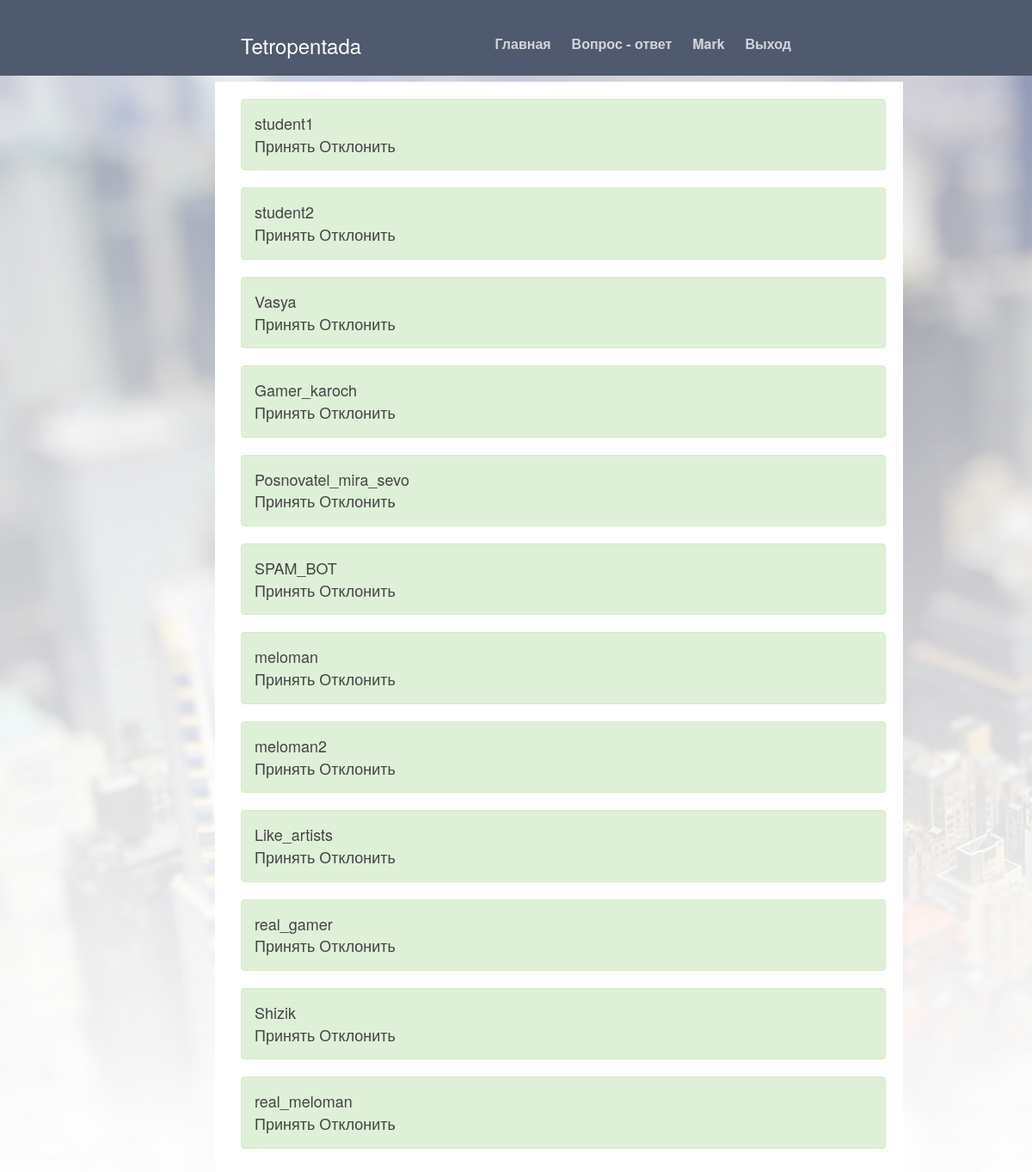
/requests (signed in), run on the app's committed database.
### tetropentada.py (models this page shows, shortened)
class User(db.Model):
    id = db.Column(db.Integer, primary_key=True)
    username = db.Column(db.String(80), unique=True)
    mail = db.Column(db.String(80), unique=True)
    password = db.Column(db.String(80))
    name = db.Column(db.String(80))
    surname = db.Column(db.String(80))
    avatar = db.Column(db.String(80))
    rating = db.Column(db.Integer)
    pos = db.Column(db.Integer)

### tetropentada.py (the view)
@app.route("/requests", methods=['POST', 'GET'])
def requests():
    users = User.query.filter_by(pos=1).all()
    return render_template('requests.html', title='Tetropentada', User=User,
                           users=users,
                           style=url_for('static', filename='cover.css'),
                           bootstrap=url_for('static',
                                             filename='bootstrap.min.css'),
                           icon=url_for('static', filename='images/icon.png'))

### templates/requests.html (shortened to what this page needs)
{% extends "base.html" %}
{% block nav %}
<li><a href="/main">Главная</a></li>
<li><a href="/index/0/none">Вопрос - ответ</a></li>
{% if session.get('username') %}
    <li><a href="/profile/{{ session['user_id'] }}">{{ session.get('username') }}</a></li>
    <li><a href="/sign_out">Выход</a></li>
{% else %}
    <li><a href="/registration">Регистрация</a></li>
    <li><a href="/sign_in">Вход</a></li>
{% endif %}
{% endblock %}
{% block cover_container %}
<div class="container">
	{% for user in users %}
        <div class="alert alert-success" role="alert">
            <a href="/profile/{{ user.id }}">{{ user.username }}</a><br>
            <a href="set_user_position/{{ user.id }}/2">Принять</a>
            <a href="set_user_position/{{ user.id }}/0">Отклонить</a>
        </div>
    {% endfor %}
</div>
{% endblock %}

### static/cover.css (style rules this page uses)
a, a:focus, a:hover { color: #fff; }
html, body { height: 100%; background-color: #333; background-image: url(images/bg.jpg); background-repeat: no-repeat; background-size: cover; background-attachment:fixed; }
body { color: #fff; text-align: center; }
.container { width: 800px; background-color: #fff; color: #444; text-align: left; padding: 20px 20px 20px 30px; }
.container a { color: #444; }
.masthead-nav > li { display: inline-block; }
.masthead-nav > li + li { margin-left: 20px; }
.masthead-nav > li > a { padding-right: 0; padding-left: 0; font-size: 16px; font-weight: bold; color: #fff; color: rgba(255,255,255,.75); border-bottom: 2px solid transparent; }

### data on the page
User: get "Mark"
User: username "student1"
User: username "student2"
User: username "Vasya"
User: username "Gamer_karoch"
User: username "Posnovatel_mira_sevo"
User: username "SPAM_BOT"
User: username "meloman"
User: username "meloman2"
User: username "Like_artists"
User: username "real_gamer"
User: username "Shizik"
User: username "real_meloman"
